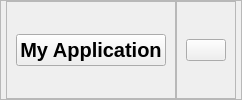
     <widget class="QFrame" name="header">
      <property name="frameShape">
       <enum>QFrame::StyledPanel</enum>
      </property>
      <property name="frameShadow">
       <enum>QFrame::Raised</enum>
      </property>
      <layout class="QHBoxLayout" name="horizontalLayout">
       <property name="spacing">
        <number>0</number>
       </property>
       <property name="leftMargin">
        <number>5</number>
       </property>
       <property name="topMargin">
        <number>0</number>
       </property>
       <property name="rightMargin">
        <number>5</number>
       </property>
       <property name="bottomMargin">
        <number>0</number>
       </property>
       <item alignment="Qt::AlignLeft">
        <widget class="QFrame" name="frame_3">
         <property name="frameShape">
          <enum>QFrame::StyledPanel</enum>
         </property>
         <property name="frameShadow">
          <enum>QFrame::Raised</enum>
         </property>
         <layout class="QHBoxLayout" name="horizontalLayout_2">
          <item>
           <widget class="QPushButton" name="slide_menu_btn">
            <property name="font">
             <font>
              <pointsize>15</pointsize>
              <weight>75</weight>
              <bold>true</bold>
             </font>
            </property>
            <property name="cursor">
             <cursorShape>PointingHandCursor</cursorShape>
            </property>
            <property name="text">
             <string>My Application</string>
            </property>
            <property name="icon">
             <iconset>
              <normaloff>QSS/Icons/menu_focus.png</normaloff>QSS/Icons/menu_focus.png</iconset>
            </property>
            <property name="iconSize">
             <size>
              <width>36</width>
              <height>36</height>
             </size>
            </property>
           </widget>
          </item>
         </layout>
        </widget>
       </item>
       <item alignment="Qt::AlignRight">
        <widget class="QFrame" name="frame_4">
         <property name="frameShape">
          <enum>QFrame::StyledPanel</enum>
         </property>
         <property name="frameShadow">
          <enum>QFrame::Raised</enum>
         </property>
         <layout class="QHBoxLayout" name="horizontalLayout_3">
          <item>
           <widget class="QPushButton" name="pushButton">
            <property name="cursor">
             <cursorShape>PointingHandCursor</cursorShape>
            </property>
            <property name="text">
             <string/>
            </property>
            <property name="icon">
             <iconset>
              <normaloff>QSS/Icons/user_focus.png</normaloff>QSS/Icons/user_focus.png</iconset>
            </property>
            <property name="iconSize">
             <size>
              <width>32</width>
              <height>32</height>
             </size>
            </property>
           </widget>
          </item>
         </layout>
        </widget>
       </item>
      </layout>
     </widget>
